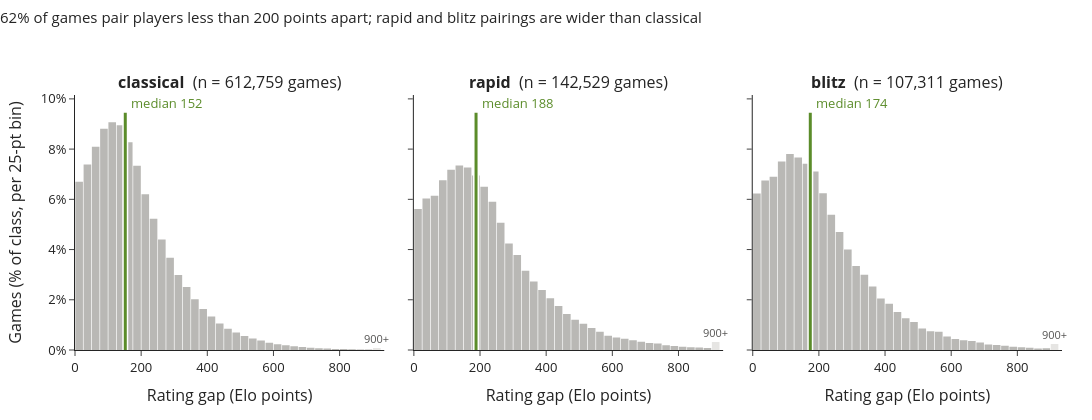

The code cell stored with this chart in its notebook:
### Code cell
show("fig_gap_distribution")

### Figure 1 — Plotly figure (JSON) as saved in the notebook; plotly's stock layout.template omitted (floating-point values rounded to 4 significant figures)
{"data": [{"customdata": [[0, 25, 41032], [25, 50, 45281], [50, 75, 49616], [75, 100, 53980], [100, 125, 55555], [125, 150, 54830], [150, 175, 50713], [175, 200, 44974], [200, 225, 37983], [225, 250, 31997], [250, 275, 26960], [275, 300, 22481], [300, 325, 18309], [325, 350, 15396], [350, 375, 12370], [375, 400, 9999], [400, 425, 8192], [425, 450, 6486], [450, 475, 5164], [475, 500, 4247], [500, 525, 3444], [525, 550, 2788], [550, 575, 2288], [575, 600, 1740], [600, 625, 1378], [625, 650, 1135], [650, 675, 940], [675, 700, 760], [700, 725, 556], [725, 750, 449], [750, 775, 336], [775, 800, 269], [800, 825, 236], [825, 850, 155], [850, 875, 117], [875, 900, 126], [900, 925, 477]], "hovertemplate": "gap %{customdata[0]:.0f}-%{customdata[1]:.0f}: %{y:.2f}% (%{customdata[2]:,} games)<extra></extra>", "marker": {"color": ["#b9b8b5", "#b9b8b5", "#b9b8b5", "#b9b8b5", "#b9b8b5", "#b9b8b5", "#b9b8b5", "#b9b8b5", "#b9b8b5", "#b9b8b5", "#b9b8b5", "#b9b8b5", "#b9b8b5", "#b9b8b5", "#b9b8b5", "#b9b8b5", "#b9b8b5", "#b9b8b5", "#b9b8b5", "#b9b8b5", "#b9b8b5", "#b9b8b5", "#b9b8b5", "#b9b8b5", "#b9b8b5", "#b9b8b5", "#b9b8b5", "#b9b8b5", "#b9b8b5", "#b9b8b5", "#b9b8b5", "#b9b8b5", "#b9b8b5", "#b9b8b5", "#b9b8b5", "#b9b8b5", "#e6e5e3"], "line": {"width": 0}}, "showlegend": false, "type": "bar", "width": 23.0, "x": [12.5, 37.5, 62.5, 87.5, 112.5, 137.5, 162.5, 187.5, 212.5, 237.5, 262.5, 287.5, 312.5, 337.5, 362.5, 387.5, 412.5, 437.5, 462.5, 487.5, 512.5, 537.5, 562.5, 587.5, 612.5, 637.5, 662.5, 687.5, 712.5, 737.5, 762.5, 787.5, 812.5, 837.5, 862.5, 887.5, 912.5], "xaxis": "x", "y": [6.696, 7.39, 8.097, 8.809, 9.066, 8.948, 8.276, 7.34, 6.199, 5.222, 4.4, 3.669, 2.988, 2.513, 2.019, 1.632, 1.337, 1.058, 0.8427, 0.6931, 0.562, 0.455, 0.3734, 0.284, 0.2249, 0.1852, 0.1534, 0.124, 0.09074, 0.07328, 0.05483, 0.0439, 0.03851, 0.0253, 0.01909, 0.02056, 0.07784], "yaxis": "y"}, {"hoverinfo": "skip", "line": {"color": "white", "width": 6}, "mode": "lines", "showlegend": false, "type": "scatter", "x": [152.0, 152.0], "xaxis": "x", "y": [0, 9.444], "yaxis": "y"}, {"hoverinfo": "skip", "line": {"color": "#5b8c2a", "width": 3}, "mode": "lines", "showlegend": false, "type": "scatter", "x": [152.0, 152.0], "xaxis": "x", "y": [0, 9.444], "yaxis": "y"}, {"customdata": [[0, 25, 8008], [25, 50, 8599], [50, 75, 8755], [75, 100, 9633], [100, 125, 10227], [125, 150, 10477], [150, 175, 10359], [175, 200, 9906], [200, 225, 9261], [225, 250, 8412], [250, 275, 7217], [275, 300, 6038], [300, 325, 5398], [325, 350, 4494], [350, 375, 3888], [375, 400, 3412], [400, 425, 2937], [425, 450, 2498], [450, 475, 2049], [475, 500, 1720], [500, 525, 1487], [525, 550, 1243], [550, 575, 1037], [575, 600, 814], [600, 625, 703], [625, 650, 635], [650, 675, 555], [675, 700, 464], [700, 725, 402], [725, 750, 369], [750, 775, 269], [775, 800, 222], [800, 825, 179], [825, 850, 153], [850, 875, 140], [875, 900, 116], [900, 925, 453]], "hovertemplate": "gap %{customdata[0]:.0f}-%{customdata[1]:.0f}: %{y:.2f}% (%{customdata[2]:,} games)<extra></extra>", "marker": {"color": ["#b9b8b5", "#b9b8b5", "#b9b8b5", "#b9b8b5", "#b9b8b5", "#b9b8b5", "#b9b8b5", "#b9b8b5", "#b9b8b5", "#b9b8b5", "#b9b8b5", "#b9b8b5", "#b9b8b5", "#b9b8b5", "#b9b8b5", "#b9b8b5", "#b9b8b5", "#b9b8b5", "#b9b8b5", "#b9b8b5", "#b9b8b5", "#b9b8b5", "#b9b8b5", "#b9b8b5", "#b9b8b5", "#b9b8b5", "#b9b8b5", "#b9b8b5", "#b9b8b5", "#b9b8b5", "#b9b8b5", "#b9b8b5", "#b9b8b5", "#b9b8b5", "#b9b8b5", "#b9b8b5", "#e6e5e3"], "line": {"width": 0}}, "showlegend": false, "type": "bar", "width": 23.0, "x": [12.5, 37.5, 62.5, 87.5, 112.5, 137.5, 162.5, 187.5, 212.5, 237.5, 262.5, 287.5, 312.5, 337.5, 362.5, 387.5, 412.5, 437.5, 462.5, 487.5, 512.5, 537.5, 562.5, 587.5, 612.5, 637.5, 662.5, 687.5, 712.5, 737.5, 762.5, 787.5, 812.5, 837.5, 862.5, 887.5, 912.5], "xaxis": "x2", "y": [5.619, 6.033, 6.143, 6.759, 7.175, 7.351, 7.268, 6.95, 6.498, 5.902, 5.064, 4.236, 3.787, 3.153, 2.728, 2.394, 2.061, 1.753, 1.438, 1.207, 1.043, 0.8721, 0.7276, 0.5711, 0.4932, 0.4455, 0.3894, 0.3255, 0.282, 0.2589, 0.1887, 0.1558, 0.1256, 0.1073, 0.09823, 0.08139, 0.3178], "yaxis": "y2"}, {"hoverinfo": "skip", "line": {"color": "white", "width": 6}, "mode": "lines", "showlegend": false, "type": "scatter", "x": [188.0, 188.0], "xaxis": "x2", "y": [0, 9.444], "yaxis": "y2"}, {"hoverinfo": "skip", "line": {"color": "#5b8c2a", "width": 3}, "mode": "lines", "showlegend": false, "type": "scatter", "x": [188.0, 188.0], "xaxis": "x2", "y": [0, 9.444], "yaxis": "y2"}, {"customdata": [[0, 25, 6686], [25, 50, 7241], [50, 75, 7408], [75, 100, 8054], [100, 125, 8378], [125, 150, 8228], [150, 175, 7955], [175, 200, 7633], [200, 225, 6699], [225, 250, 5779], [250, 275, 5039], [275, 300, 4297], [300, 325, 3585], [325, 350, 3214], [350, 375, 2713], [375, 400, 2197], [400, 425, 1981], [425, 450, 1622], [450, 475, 1359], [475, 500, 1199], [500, 525, 924], [525, 550, 805], [550, 575, 784], [575, 600, 577], [600, 625, 466], [625, 650, 417], [650, 675, 389], [675, 700, 316], [700, 725, 233], [725, 750, 214], [750, 775, 180], [775, 800, 138], [800, 825, 113], [825, 850, 95], [850, 875, 67], [875, 900, 70], [900, 925, 256]], "hovertemplate": "gap %{customdata[0]:.0f}-%{customdata[1]:.0f}: %{y:.2f}% (%{customdata[2]:,} games)<extra></extra>", "marker": {"color": ["#b9b8b5", "#b9b8b5", "#b9b8b5", "#b9b8b5", "#b9b8b5", "#b9b8b5", "#b9b8b5", "#b9b8b5", "#b9b8b5", "#b9b8b5", "#b9b8b5", "#b9b8b5", "#b9b8b5", "#b9b8b5", "#b9b8b5", "#b9b8b5", "#b9b8b5", "#b9b8b5", "#b9b8b5", "#b9b8b5", "#b9b8b5", "#b9b8b5", "#b9b8b5", "#b9b8b5", "#b9b8b5", "#b9b8b5", "#b9b8b5", "#b9b8b5", "#b9b8b5", "#b9b8b5", "#b9b8b5", "#b9b8b5", "#b9b8b5", "#b9b8b5", "#b9b8b5", "#b9b8b5", "#e6e5e3"], "line": {"width": 0}}, "showlegend": false, "type": "bar", "width": 23.0, "x": [12.5, 37.5, 62.5, 87.5, 112.5, 137.5, 162.5, 187.5, 212.5, 237.5, 262.5, 287.5, 312.5, 337.5, 362.5, 387.5, 412.5, 437.5, 462.5, 487.5, 512.5, 537.5, 562.5, 587.5, 612.5, 637.5, 662.5, 687.5, 712.5, 737.5, 762.5, 787.5, 812.5, 837.5, 862.5, 887.5, 912.5], "xaxis": "x3", "y": [6.23, 6.748, 6.903, 7.505, 7.807, 7.667, 7.413, 7.113, 6.243, 5.385, 4.696, 4.004, 3.341, 2.995, 2.528, 2.047, 1.846, 1.511, 1.266, 1.117, 0.861, 0.7502, 0.7306, 0.5377, 0.4343, 0.3886, 0.3625, 0.2945, 0.2171, 0.1994, 0.1677, 0.1286, 0.1053, 0.08853, 0.06244, 0.06523, 0.2386], "yaxis": "y3"}, {"hoverinfo": "skip", "line": {"color": "white", "width": 6}, "mode": "lines", "showlegend": false, "type": "scatter", "x": [174.0, 174.0], "xaxis": "x3", "y": [0, 9.444], "yaxis": "y3"}, {"hoverinfo": "skip", "line": {"color": "#5b8c2a", "width": 3}, "mode": "lines", "showlegend": false, "type": "scatter", "x": [174.0, 174.0], "xaxis": "x3", "y": [0, 9.444], "yaxis": "y3"}], "layout": {"annotations": [{"font": {"size": 16}, "showarrow": false, "text": "<b>classical</b>  (n = 612,759 games)", "x": 0.1567, "xanchor": "center", "xref": "paper", "y": 1.0, "yanchor": "bottom", "yref": "paper"}, {"font": {"size": 16}, "showarrow": false, "text": "<b>rapid</b>  (n = 142,529 games)", "x": 0.5, "xanchor": "center", "xref": "paper", "y": 1.0, "yanchor": "bottom", "yref": "paper"}, {"font": {"size": 16}, "showarrow": false, "text": "<b>blitz</b>  (n = 107,311 games)", "x": 0.8433, "xanchor": "center", "xref": "paper", "y": 1.0, "yanchor": "bottom", "yref": "paper"}, {"font": {"color": "#5b8c2a", "size": 13}, "showarrow": false, "text": "median 152", "x": 152.0, "xanchor": "left", "xref": "x", "xshift": 4, "y": 9.85, "yref": "y"}, {"font": {"color": "#555453", "size": 11}, "showarrow": false, "text": "900+", "x": 912.5, "xref": "x", "y": 0.07784, "yanchor": "bottom", "yref": "y"}, {"font": {"color": "#5b8c2a", "size": 13}, "showarrow": false, "text": "median 188", "x": 188.0, "xanchor": "left", "xref": "x2", "xshift": 4, "y": 9.85, "yref": "y2"}, {"font": {"color": "#555453", "size": 11}, "showarrow": false, "text": "900+", "x": 912.5, "xref": "x2", "y": 0.3178, "yanchor": "bottom", "yref": "y2"}, {"font": {"color": "#5b8c2a", "size": 13}, "showarrow": false, "text": "median 174", "x": 174.0, "xanchor": "left", "xref": "x3", "xshift": 4, "y": 9.85, "yref": "y3"}, {"font": {"color": "#555453", "size": 11}, "showarrow": false, "text": "900+", "x": 912.5, "xref": "x3", "y": 0.2386, "yanchor": "bottom", "yref": "y3"}], "font": {"size": 13}, "height": 420, "legend": {"orientation": "h", "x": 0, "xanchor": "left", "y": -0.2, "yanchor": "top"}, "margin": {"b": 70, "l": 75, "r": 30, "t": 95}, "title": {"font": {"size": 15}, "text": "62% of games pair players less than 200 points apart; rapid and blitz pairings are wider than classical", "x": 0, "xanchor": "left", "y": 0.97, "yanchor": "top"}, "width": 1100, "xaxis": {"anchor": "y", "domain": [0.0, 0.3133], "range": [0, 935], "tickvals": [0, 200, 400, 600, 800], "title": {"text": "Rating gap (Elo points)"}}, "xaxis2": {"anchor": "y2", "domain": [0.3433, 0.6567], "range": [0, 935], "tickvals": [0, 200, 400, 600, 800], "title": {"text": "Rating gap (Elo points)"}}, "xaxis3": {"anchor": "y3", "domain": [0.6867, 1.0], "range": [0, 935], "tickvals": [0, 200, 400, 600, 800], "title": {"text": "Rating gap (Elo points)"}}, "yaxis": {"anchor": "x", "domain": [0.0, 1.0], "range": [0, 10.15], "ticksuffix": "%", "title": {"text": "Games (% of class, per 25-pt bin)"}}, "yaxis2": {"anchor": "x2", "domain": [0.0, 1.0], "matches": "y", "showticklabels": false, "ticksuffix": "%"}, "yaxis3": {"anchor": "x3", "domain": [0.0, 1.0], "matches": "y", "showticklabels": false, "ticksuffix": "%"}}}
